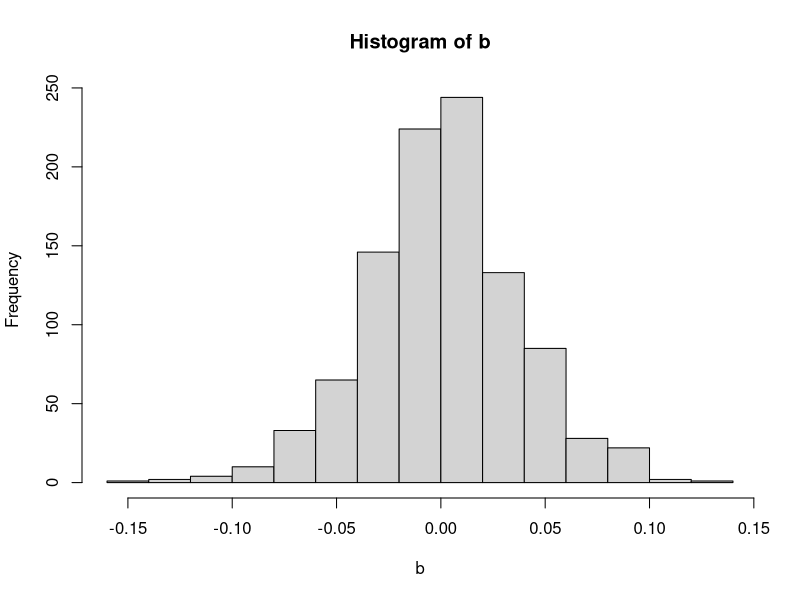
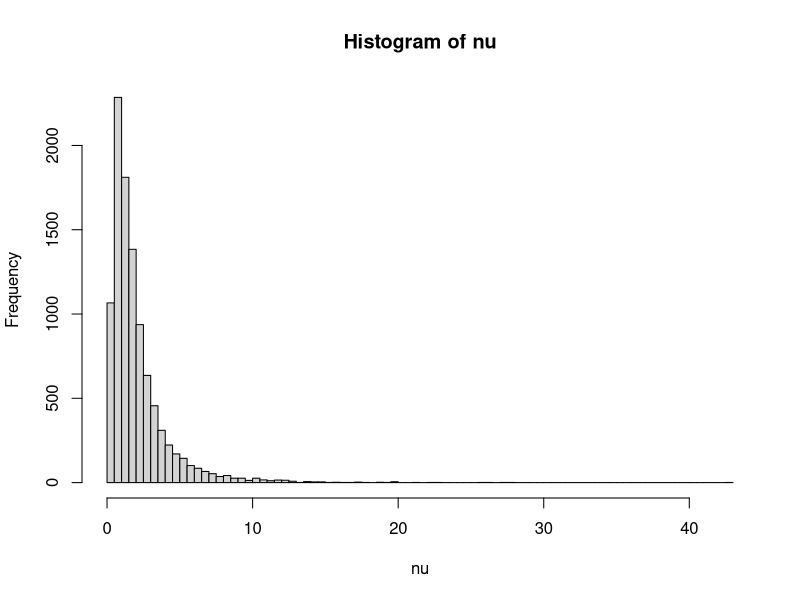
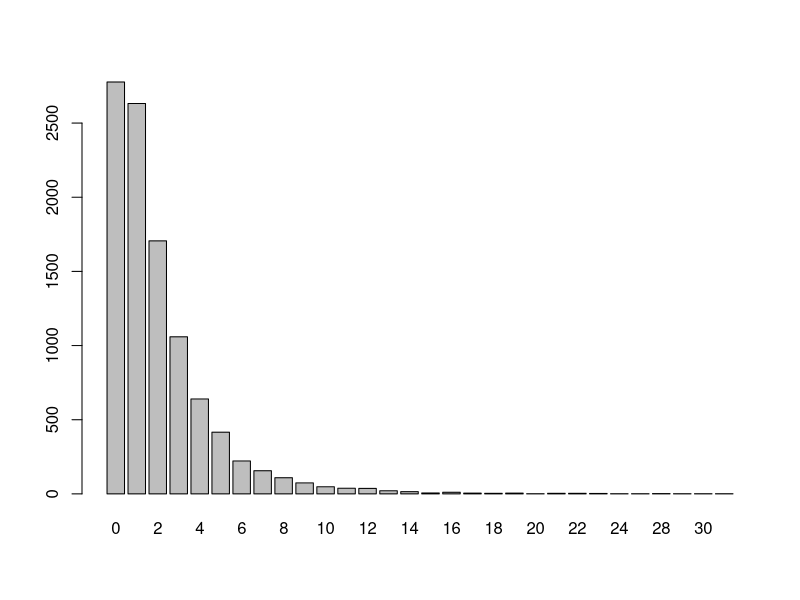
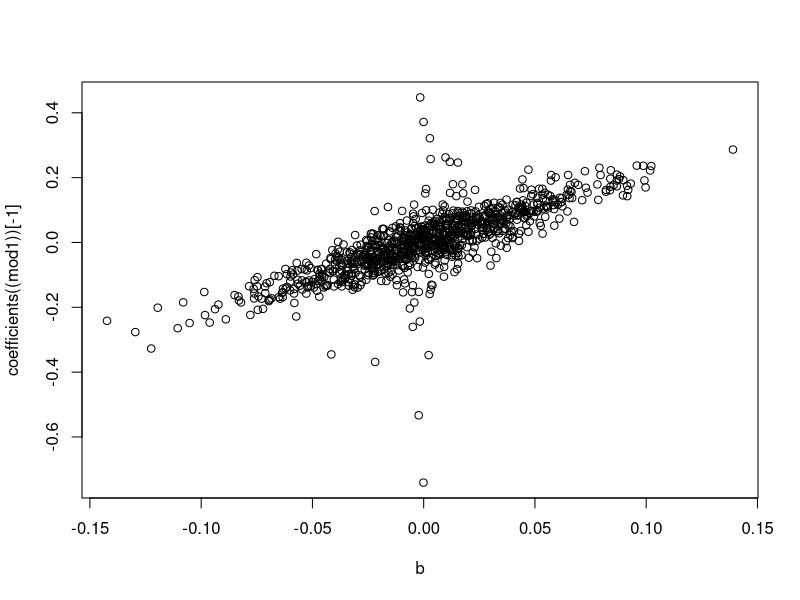
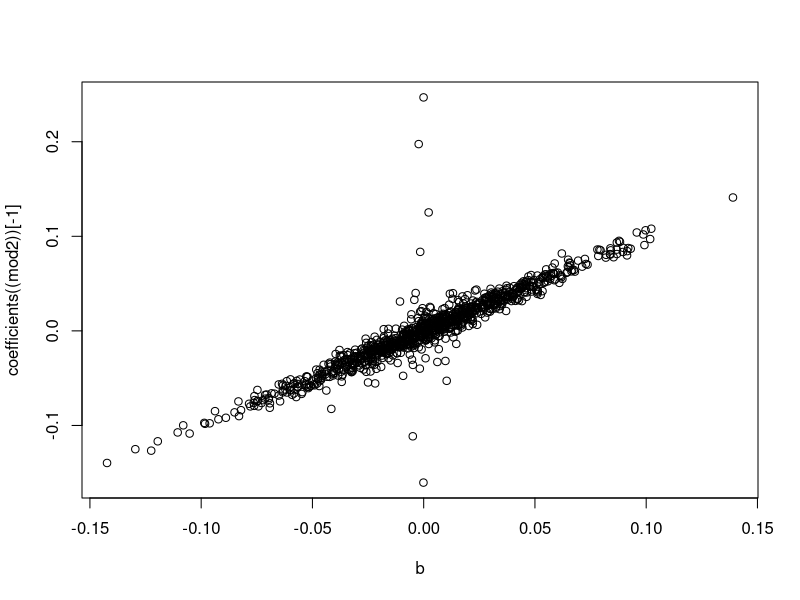
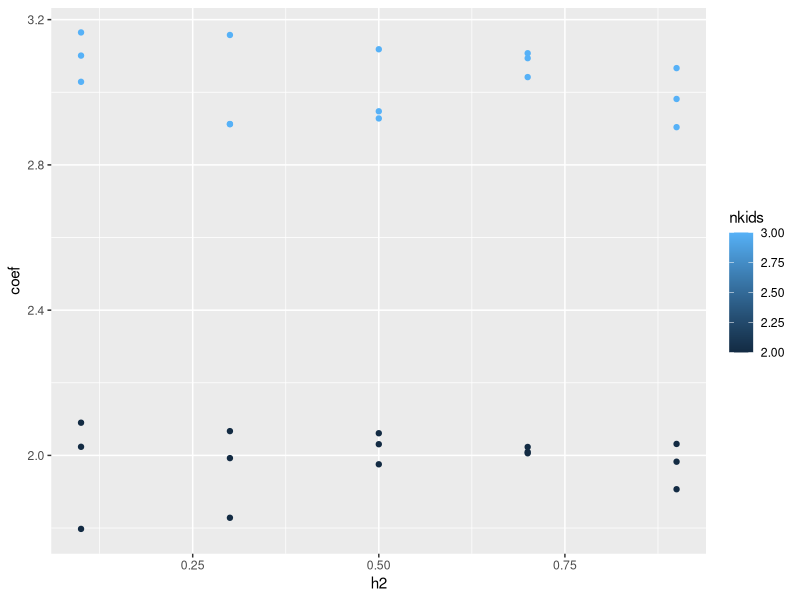
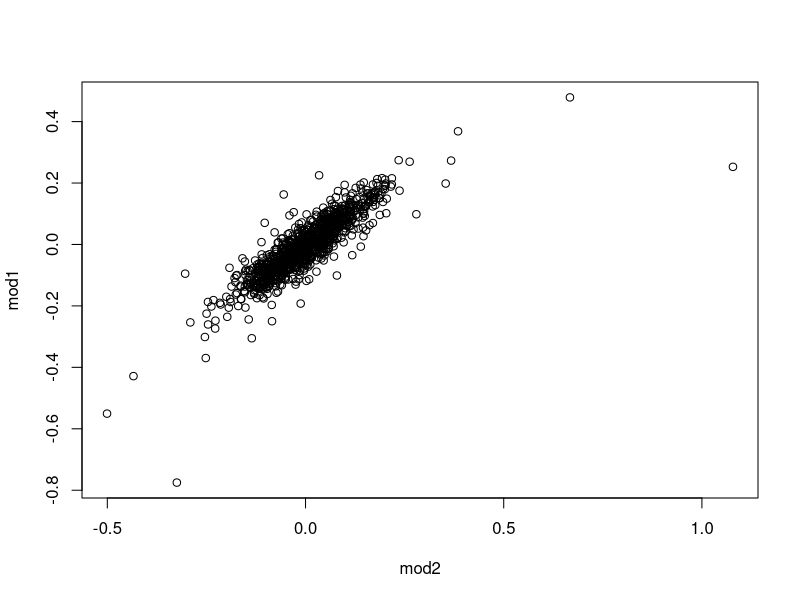
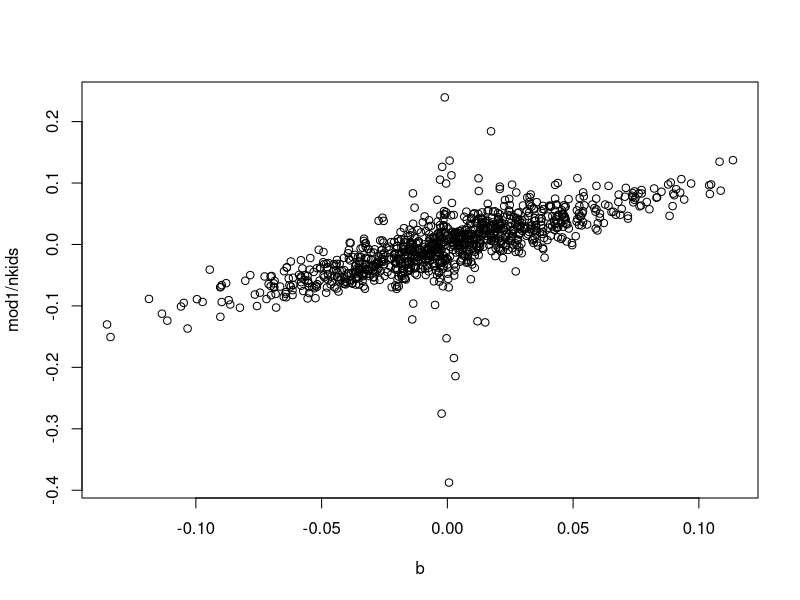

Reproduce these figures in R, in order.
## ---- chunk 1
library(dplyr)
nid <- 10000
nsnp <- 1000
af <- runif(nsnp)
h2 <- 0.8
g <- lapply(1:nsnp, function(x) rbinom(nid, 2, af[x])) %>% do.call(cbind, .)
## ---- chunk 2
sigmag <- sqrt(2 * af * (1-af))
b <- rnorm(nsnp, mean=0, sd=sigmag)
## ---- chunk 3
sigmal <- sqrt(log(1+2^2/2^2))

vg <- sum(af * 2 * (1 - af) * b^2)
ve <- (vg - h2 * vg)/h2
vy <- vg + ve
b <- b/sqrt(vy) * sigmal
hist(b)
sd(b)

mu <- log(2^2 / sqrt(2^2 + 2^2)) - sum(2*af*b)
## ---- chunk 4
gbv <- g %*% b
l <- mu + gbv + rnorm(nid, 0, sqrt(sigmal^2 * (1-h2)))
cor(gbv, l)^2
## ---- chunk 5
nu <- exp(l)
mean(nu)
sd(nu)
hist(nu, breaks=100)
## ---- chunk 6
y <- rpois(nid, nu)
barplot(table(y))
## ---- chunk 7
mod1 <- lm(y ~ g)
mod2 <- lm(l ~ g)
plot(coefficients((mod1))[-1] ~ b)
plot(coefficients((mod2))[-1] ~ b)
summary(lm(coefficients(mod1)[-1] ~ b))
## ---- chunk 8
simulate <- function(h2, nsnp, nid, nkids)
{
  af <- runif(nsnp)
  g <- lapply(1:nsnp, function(x) rbinom(nid, 2, af[x])) %>% do.call(cbind, .)
  sigmag <- sqrt(2 * af * (1-af))
  b <- rnorm(nsnp, mean=0, sd=sigmag)
  vg <- sum(af * 2 * (1 - af) * b^2)
  ve <- (vg - h2 * vg)/h2
  vy <- vg + ve
  b <- b/sqrt(vy) * sigmal
  mu <- log(nkids^2 / sqrt(nkids^2 + nkids^2)) - sum(2*af*b)
  sigmal <- sqrt(log(1+nkids^2/nkids^2))
  gbv <- g %*% b
  l <- mu + gbv + rnorm(nid, 0, sqrt(sigmal^2 * (1-h2)))
  nu <- exp(l)
  y <- rpois(nid, nu)
  mod <- sapply(1:nsnp, function(x) lm(y ~ g[,x])$coef[2])
  return(lm(mod ~ b)$coef[2])
}

param <- expand.grid(
  h2=c(0.1, 0.3, 0.5, 0.7, 0.9),
  nkids=c(2,3),
  nsnp=c(500),
  sim=c(1:3),
  nid=10000
)

for(i in 1:nrow(param))
{
  message(i)
  param$coef[i] <- simulate(param$h2[i], param$nsnp[i], param$nid[i], param$nkids[i])
}
## ---- chunk 9
str(param)
library(ggplot2)
ggplot(param, aes(h2, coef)) +
  geom_point(aes(colour=nkids))
## ---- chunk 10
nsnp <- 1000
nid <- 10000
nkids <- 2
h2 <- 0.8

# sample allele frequencies
af <- runif(nsnp)

# generate genotypes
g <- lapply(1:nsnp, function(x) rbinom(nid, 2, af[x])) %>% do.call(cbind, .)

# variance of liability should scale to nkids once exponentiated
sigmal <- sqrt(log(1+nkids^2/nkids^2))

# generate effect sizes
sigmag <- sqrt(2 * af * (1-af))
b <- rnorm(nsnp, mean=0, sd=sigmag)
vg <- sum(af * 2 * (1 - af) * b^2)
ve <- (vg - h2 * vg)/h2
vy <- vg + ve
b <- b/sqrt(vy) * sigmal

# mean of liability should scale to nkids once exponentiated
mu <- log(nkids^2 / sqrt(nkids^2 + nkids^2)) - sum(2*af*b)

# generate liability (fitness)
gbv <- g %*% b
l <- mu + gbv + rnorm(nid, 0, sqrt(sigmal^2 * (1-h2)))

# transform to observed scale
nu <- exp(l)

# sample counts by drawing from poisson
y1 <- rpois(nid, nu)

# sample counts by assigning children using sample
child_parent <- sample(1:nid, nkids*nid, replace=TRUE, prob=nu)
y2 <- rep(0,nid)
tabParents <- table(child_parent)
y2[as.numeric(unlist(dimnames(tabParents)))] <- tabParents

# estimate effects of each SNP on poisson y
mod1 <- sapply(1:nsnp, function(x) lm(y1 ~ g[,x])$coef[2])

# estimate effects of each SNP on sample y
mod2 <- sapply(1:nsnp, function(x) lm(y2 ~ g[,x])$coef[2])

# how do the SNP effect estimates compare across the two models?
plot(mod1 ~ mod2)
## ---- chunk 11
plot(mod1/nkids ~ b)
## ---- chunk 12
lm(mod1/nkids ~ b)
